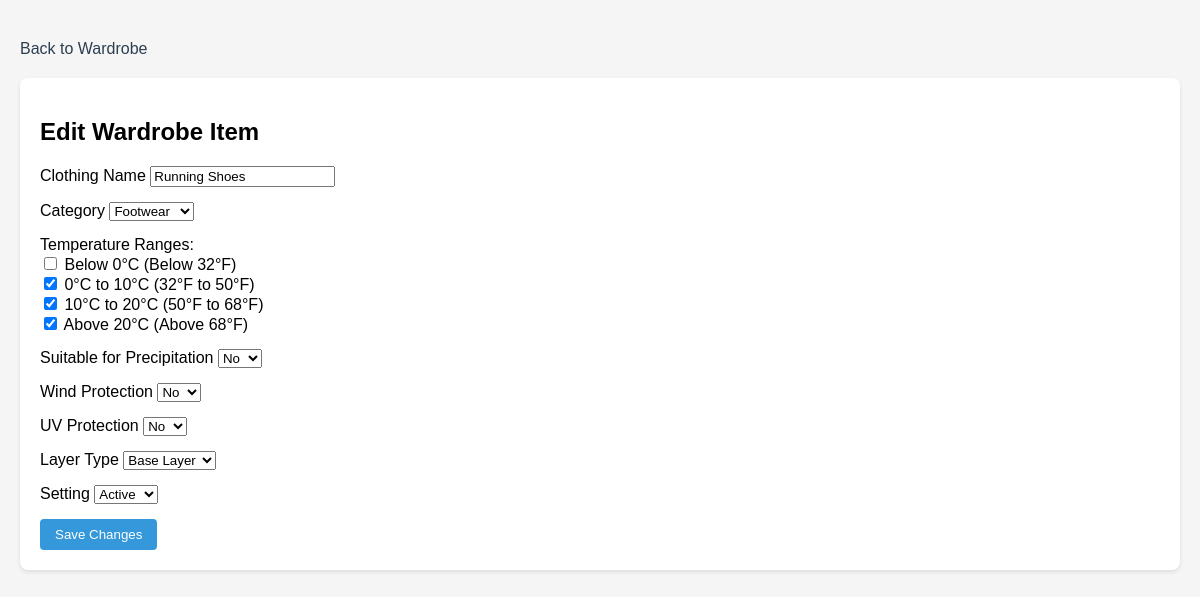
The app's page /edit_wardrobe_item/8 (signed in), older data.
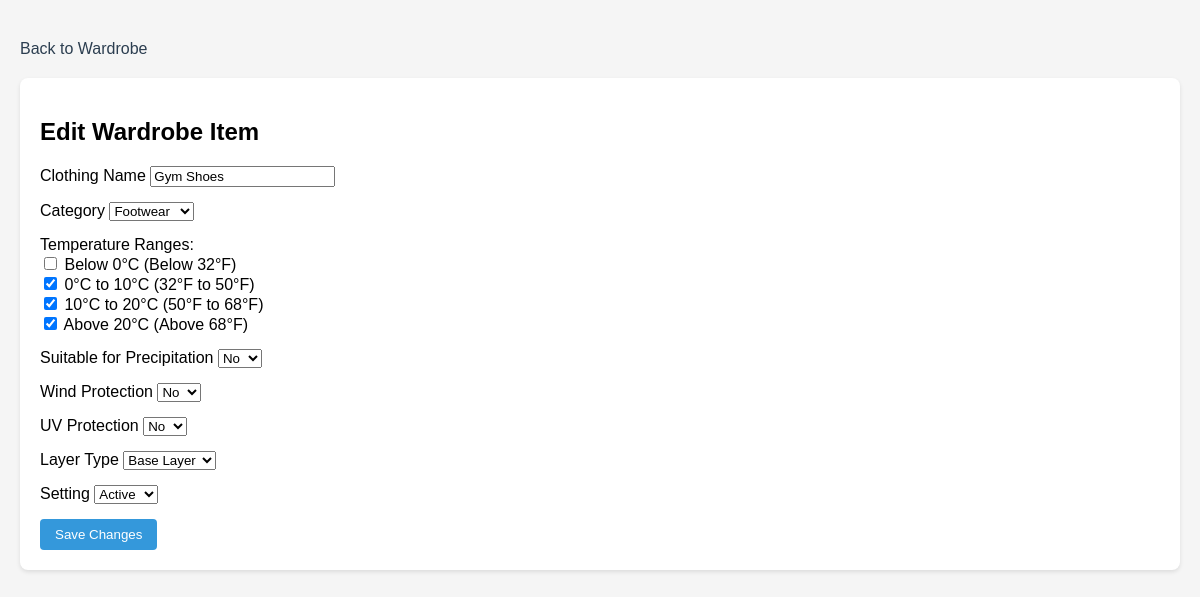
The same page, newer data.
### models.py (models this page shows, shortened)
class UserClothingItem(db.Model):
    id = db.Column(db.Integer, primary_key=True)
    name = db.Column(db.String(100), nullable=False)
    category = db.Column(db.String(50), nullable=False)
    temperature_ranges = db.Column(db.String(100), nullable=False)
    precipitation_tag = db.Column(db.Boolean, nullable=False)
    wind_protection_tag = db.Column(db.Boolean, nullable=False)
    uv_protection_tag = db.Column(db.Boolean, nullable=False)
    layer_type = db.Column(db.String(50), nullable=True)
    setting = db.Column(db.String(50), nullable=True)
    user_id = db.Column(db.Integer, db.ForeignKey('user.id'), nullable=False)

### main.py (the view, shortened to what this page needs)
@app.route('/edit_wardrobe_item/<int:item_id>', methods=['GET', 'POST'])
@login_required
def edit_wardrobe_item(item_id):
    item = UserClothingItem.query.get_or_404(item_id)
    if item.user_id != current_user.id:
        return redirect(url_for('manage_wardrobe'))
    form = ManageWardrobeForm(obj=item)
    form.temperature_ranges.data = item.temperature_ranges.split(",") \
        if item.temperature_ranges else []
    return render_template('edit_wardrobe_item.html', form=form)

### forms.py (called while the page is built)
def str_to_bool(value):
    return value == 'True'

### main.py (called while the page is built)
@app.before_request
def setup():
        db.create_all()
        populate_sample_data()

@login_manager.user_loader
def load_user(user_id):
    return User.query.get(int(user_id))

### templates/edit_wardrobe_item.html (shortened to what this page needs)
<!DOCTYPE html>
<html lang="en">
<head>
    <link rel="stylesheet" type="text/css" href="{{ url_for('static', filename='styles.css') }}">
</head>
<body>
    <div class="nav-links">
        <a href="{{ url_for('manage_wardrobe') }}">Back to Wardrobe</a>
    </div>
    <div class="recommendations-module">
        <h2>Edit Wardrobe Item</h2>
        <form method="POST" class="edit-form">
            <div class="form-group">
                <label for="name">{{ form.name.label }}</label>
                {{ form.name(class="form-control") }}
            </div>
            <div class="form-group">
                <label for="category">{{ form.category.label }}</label>
                {{ form.category(class="form-control") }}
            </div>
            <div class="form-group">
                <label>Temperature Ranges:</label>
                {% for subfield in form.temperature_ranges %}
                <div class="form-check">
                    <label class="form-check-label">
                        {{ subfield(class="form-check-input") }} {{ subfield.label.text }}
                    </label>
                </div>
                {% endfor %}
            </div>
            <div class="form-group">
                <label for="precipitation_tag">{{ form.precipitation_tag.label }}</label>
                {{ form.precipitation_tag(class="form-control") }}
            </div>
            <div class="form-group">
                <label for="wind_protection_tag">{{ form.wind_protection_tag.label }}</label>
                {{ form.wind_protection_tag(class="form-control") }}
            </div>
            <div class="form-group">
                <label for="uv_protection_tag">{{ form.uv_protection_tag.label }}</label>
                {{ form.uv_protection_tag(class="form-control") }}
            </div>
            <div class="form-group">
                <label for="layer_type">{{ form.layer_type.label }}</label>
                {{ form.layer_type(class="form-control") }}
            </div>
            <div class="form-group">
                <label for="setting">{{ form.setting.label }}</label>
                {{ form.setting(class="form-control") }}
            </div>
            <button type="submit" class="btn btn-primary">Save Changes</button>
        </form>
    </div>
</body>
</html>

Row changes from the older to the newer data that the page shows:
changed UserClothingItem "Footwear": name "Running Shoes" → "Gym Shoes"
